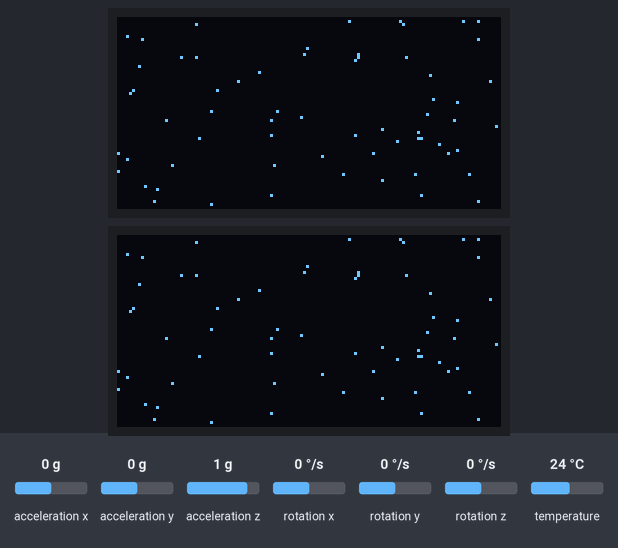
This sketch was run on a simulated Arduino Nano, built with avr-gcc and run on an emulated ATmega328P. On the bench: 2 × 128×64 one-colour display. The test bench sets the inputs (shaded band); at power-on: acceleration x 0 g, acceleration y 0 g, acceleration z 1 g, rotation x 0 °/s, rotation y 0 °/s, rotation z 0 °/s, temperature 24 °C. Random numbers use the default seed unless the sketch sets one; what the sketch prints to the serial monitor is not drawn.

Above: at 2.8 s.
2.9 s: acceleration x set to -1.4 g
At 3.15 s:
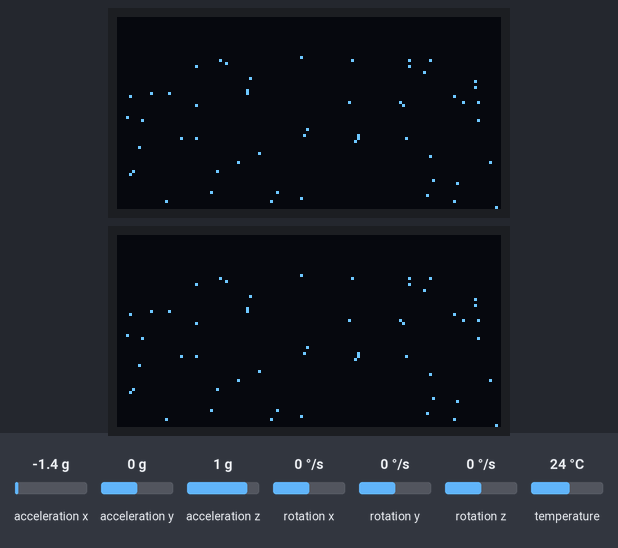
4.5 s: acceleration y set to -0.8 g
At 4.78 s:
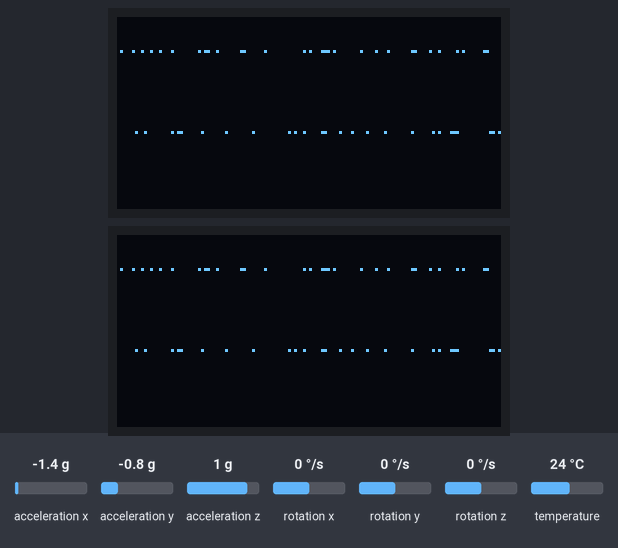
6.2 s: acceleration x set to 0.8 g
At 6.6 s:
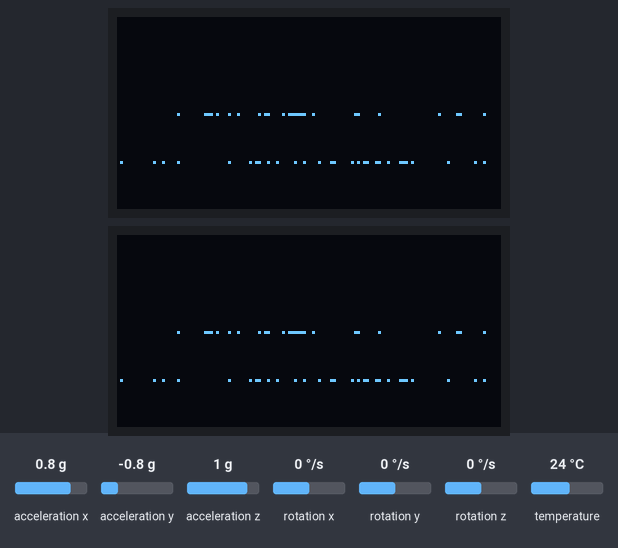
7.8 s: acceleration y set to 1.4 g
At 8.07 s:
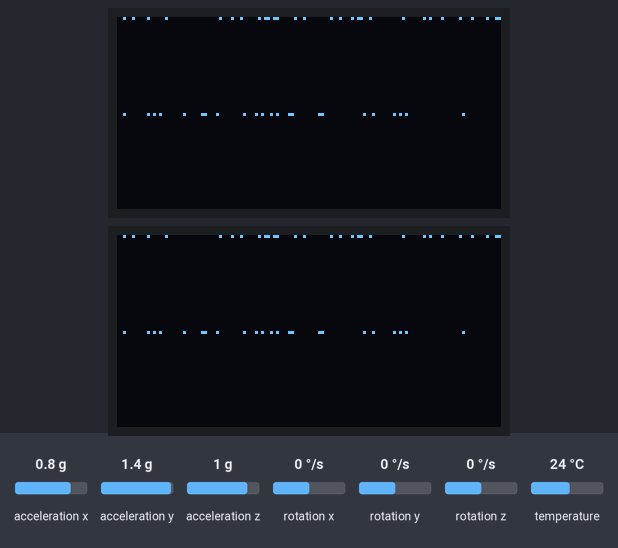

The sketch:

hourglass.ino
```cpp
/**************************************************************************
 TWO SCREEN HOURGLASS WITH TILT
 **************************************************************************/

#include <SPI.h>
#include <Wire.h>
#include <Adafruit_GFX.h>
#include <Adafruit_SSD1306.h>

#include <Adafruit_MPU6050.h>
#include <Adafruit_Sensor.h>
Adafruit_MPU6050 mpu;

//#include <ArduinoSound.h>

#define SCREEN_WIDTH 128 // OLED display width, in pixels

#define SCREEN_HEIGHT 64 // OLED display height, in pixels

#define VIRTUAL_WIDTH 256 // double wide
#define VIRTUAL_HEIGHT 64

// ARDUINO NANO 33 BLE
#define OLED_RESET     -1 // Reset pin # (or -1 if sharing Arduino reset pin)
#define SCREEN_ADDRESS 0x3C ///< See datasheet for Address; 0x3D for 128x64, 0x3C for 128x32
#define SCREEN_ADDRESS2 0x3D ///< See datasheet for Address; 0x3D for 128x64, 0x3C for 128x32
Adafruit_SSD1306 display(SCREEN_WIDTH, SCREEN_HEIGHT, &Wire, OLED_RESET);
Adafruit_SSD1306 display2(SCREEN_WIDTH, SCREEN_HEIGHT, &Wire, OLED_RESET);


#define NUMFLAKES     100 // Number of snowflakes in the animation example

#define LOGO_HEIGHT   16
#define LOGO_WIDTH    16
static const unsigned char PROGMEM logo_bmp[] =
{ 0b00000000, 0b11000000,
  0b00000001, 0b11000000,
  0b00000001, 0b11000000,
  0b00000011, 0b11100000,
  0b11110011, 0b11100000,
  0b11111110, 0b11111000,
  0b01111110, 0b11111111,
  0b00110011, 0b10011111,
  0b00011111, 0b11111100,
  0b00001101, 0b01110000,
  0b00011011, 0b10100000,
  0b00111111, 0b11100000,
  0b00111111, 0b11110000,
  0b01111100, 0b11110000,
  0b01110000, 0b01110000,
  0b00000000, 0b00110000 };

void setup() {
  Serial.begin(9600);

  // SSD1306_SWITCHCAPVCC = generate display voltage from 3.3V internally
  if(!display.begin(SSD1306_SWITCHCAPVCC, SCREEN_ADDRESS)) {
    Serial.println(F("SSD1306 allocation failed"));
    for(;;); // Don't proceed, loop forever
  }
  if(!display2.begin(SSD1306_SWITCHCAPVCC, SCREEN_ADDRESS2)) {
    Serial.println(F("SSD1306 allocation failed"));
    for(;;); // Don't proceed, loop forever
  }

  // IMU
  byte gyro = mpu.begin();
  if (!mpu.begin()){
    Serial.println("fail");
    while(1){
      delay(10);
      } // Wait for successful connection (0)
  }
  // Serial.println("found!");
  mpu.setAccelerometerRange(MPU6050_RANGE_8_G); // 2 < 4 < 8 < 16 +-G
  mpu.setGyroRange(MPU6050_RANGE_500_DEG); // 250 < 500 < 1000 < 2000 deg/s
  mpu.setFilterBandwidth(MPU6050_BAND_5_HZ); // 5, 10, 21, 44, 94, 184, 260 HZ
  // Serial.println(mpu.getAccelerometerRange());
  // Serial.println(mpu.getGyroRange());
  // Serial.println(mpu.getFilterBandwidth());


  // Clear the buffer
  display2.clearDisplay();
  display.clearDisplay();

  testanimate(logo_bmp, LOGO_WIDTH, LOGO_HEIGHT); // Animate bitmaps
}

void loop() {
}


#define XPOS   0 // Indexes into the 'icons' array in function below
#define YPOS   1
#define DELTAY 2

void testanimate(const uint8_t *bitmap, uint8_t w, uint8_t h) {
  int8_t f, icons[NUMFLAKES][3];

  // Initialize 'snowflake' positions
  for(f=0; f< NUMFLAKES; f++) {
    icons[f][XPOS]   = random(1 - LOGO_WIDTH, display.width());
    icons[f][YPOS]   = random(-LOGO_HEIGHT, display.height());
    icons[f][DELTAY] = random(1, 6);
    Serial.print(F("x: "));
    Serial.print(icons[f][XPOS], DEC);
    Serial.print(F(" y: "));
    Serial.print(icons[f][YPOS], DEC);
    Serial.print(F(" dy: "));
    Serial.println(icons[f][DELTAY], DEC);
  }

  for(;;) { // Loop forever...
       sensors_event_t a, g, temp;
       mpu.getEvent(&a, &g, &temp);
       Serial.println(a.acceleration.x);
       Serial.println(a.acceleration.y);
//
    display.clearDisplay(); // Clear the display buffer
    display2.clearDisplay(); // Clear the display buffer

    // Draw each snowflake:
    for(f=0; f< NUMFLAKES; f++) {
//  display.drawCircle(icons[f][XPOS], icons[f][YPOS], 9, SSD1306_WHITE);

    display.drawPixel(icons[f][XPOS], icons[f][YPOS], SSD1306_WHITE);
display2.drawPixel(icons[f][XPOS], icons[f][YPOS], SSD1306_WHITE);

      // display.drawBitmap(icons[f][XPOS], icons[f][YPOS], bitmap, w, h, SSD1306_WHITE);
//      display2.drawBitmap(icons[f][XPOS], icons[f][YPOS], bitmap, w, h, SSD1306_WHITE);
    }

    display.display(); // Show the display buffer on the screen
    display2.display();
    delay(10);

    // Then update coordinates of each flake...
    for(f=0; f< NUMFLAKES; f++) {
      icons[f][YPOS] -= a.acceleration.x+a.acceleration.x*random(1,2);//cons[f][DELTAY];
      icons[f][XPOS] -= a.acceleration.y+a.acceleration.y*random(1,2);//cons[f][DELTAY];

      // If snowflake is off the bottom of the screen...
      if (icons[f][YPOS] >= display.height()) {
        // Reinitialize to a random position, just off the top
        icons[f][XPOS]   = random(1 - LOGO_WIDTH, display.width());
        icons[f][YPOS]   = -LOGO_HEIGHT;
        icons[f][DELTAY] = random(1, 6);
      }
      if (icons[f][YPOS] < -LOGO_HEIGHT) {
        // Reinitialize to a random position, just off the top
        icons[f][XPOS]   = random(1 - LOGO_WIDTH, display.width());
        icons[f][YPOS]   = display.height();
        icons[f][DELTAY] = random(-6, -1);
      }
    }
  }
}
```

Measured:
- after the input at 2.9 s, the display: first changes after 0.18 s (image 1 shows a later state)
